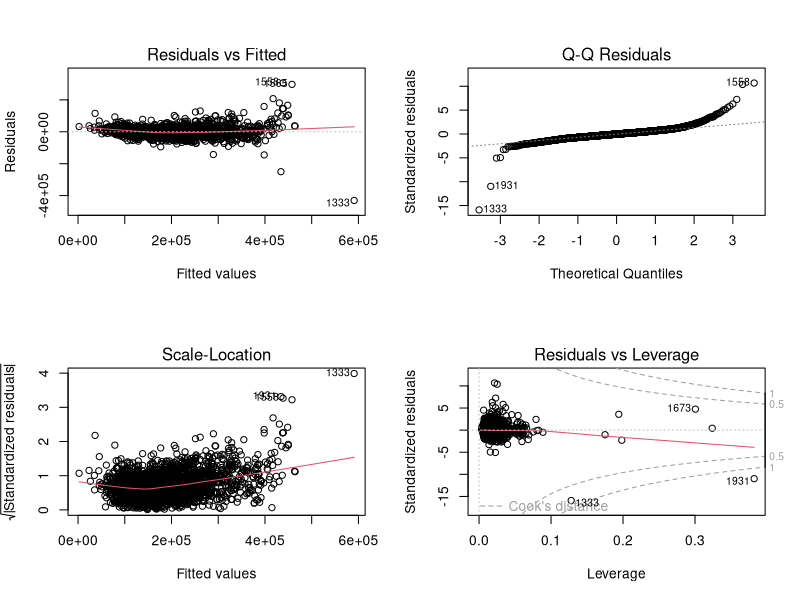
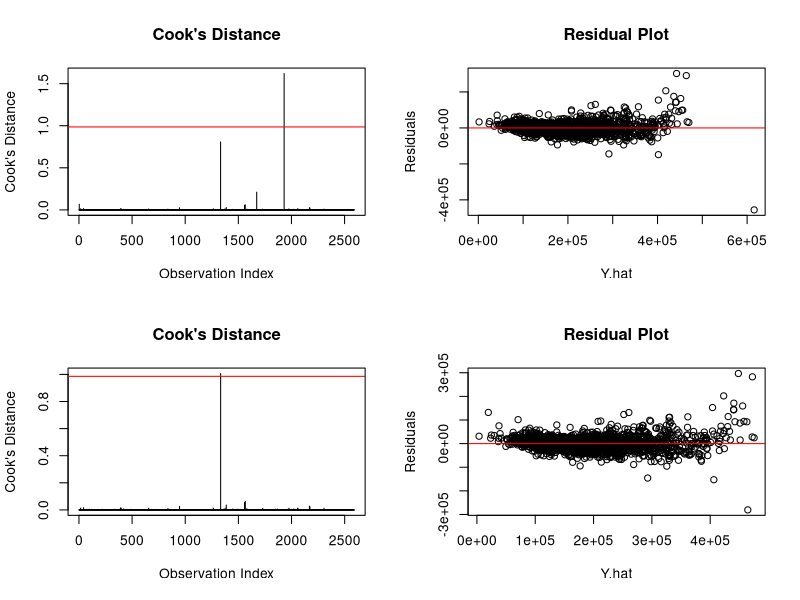

These figures' R source, in order: (Note: this script raises an error after producing the figures.)
# ------------------------------------
# Regression Assumptions for BIC Model
# ------------------------------------
ames.train = read.csv("data/ames_fully_cleaned.csv", header=TRUE)

bic.model = lm(SalePrice ~ Lot.Area + Lot.Config + Land.Slope + Neighborhood + 
                 Condition.1 + Bldg.Type + Overall.Qual + Overall.Cond + Exter.Qual + 
                 Foundation + Bsmt.Qual + Total.Bsmt.SF + Bsmt.Full.Bath + 
                 Full.Bath + Half.Bath + Kitchen.AbvGr + Kitchen.Qual + TotRms.AbvGrd + 
                 Fireplaces + Garage.Area + Wood.Deck.SF + Screen.Porch + 
                 Misc.Val, data=ames.train)

summary(bic.model) #adj r^2 = 0.885

par(mfrow = c(2,2))
plot(bic.model)


cooks <- cooks.distance(bic.model)
n <- nrow(ames.train)
p <- length(coef(bic.model))


# 50th percentile of F distribution
cutoff <- qf(0.50, df1 = p, df2 = n - p)

plot(cooks, type = "h",
  main = "Cook's Distance",
  ylab = "Cook's Distance",
  xlab = "Observation Index"
)
abline(h=cutoff, col="red")

ames.train.clean <- ames.train[-c(1931), ]

new.bic.model <- lm( formula(bic.model), data = ames.train.clean)


plot(resid(new.bic.model)~fitted(new.bic.model), xlab="Y.hat", ylab="Residuals", main = "Residual Plot")
abline(h=0, col="red")

# Outlier 2
cooks <- cooks.distance(new.bic.model)
n <- nrow(ames.train.clean)
p <- length(coef(new.bic.model))


# 50th percentile of F distribution
cutoff <- qf(0.50, df1 = p, df2 = n - p)

plot(cooks, type = "h",
     main = "Cook's Distance",
     ylab = "Cook's Distance",
     xlab = "Observation Index"
)
abline(h=cutoff, col="red")

ames.train.clean <- ames.train[-c(1333), ]

new.bic.model <- lm( formula(bic.model), data = ames.train.clean)


plot(resid(new.bic.model)~fitted(new.bic.model), xlab="Y.hat", ylab="Residuals", main = "Residual Plot")
abline(h=0, col="red")

summary(new.bic.model)

# Still non-constant variance

library(MASS)
par(mfrow = c(1,1))
bc = boxcox(new.bic.model)
bc$x[which.max(bc$y)] #0.26

new.bic.model = lm(SalePrice^0.18 ~ Lot.Area + Lot.Config + Land.Slope + Neighborhood + 
                     Condition.1 + Bldg.Type + Overall.Qual + Overall.Cond + Exter.Qual + 
                     Foundation + Bsmt.Qual + Total.Bsmt.SF + Bsmt.Full.Bath + 
                     Full.Bath + Half.Bath + Kitchen.AbvGr + Kitchen.Qual + TotRms.AbvGrd + 
                     Fireplaces + Garage.Area + Wood.Deck.SF + Screen.Porch + 
                     Misc.Val, data=ames.train.clean)

summary(new.bic.model)

par(mfrow = c(2,2))
plot(new.bic.model)

par(mfrow = c(1,1))
# Validate time series
res <- residuals(new.bic.model)
plot(ames.train.clean$Yr.Sold, res,
     type = "p",
     pch = 19,
     xlab = "Year Sold",
     ylab = "Residual",
     main = "Residuals Versus Year Sold")

abline(h = 0, lty = 2)

summary(new.bic.model)
